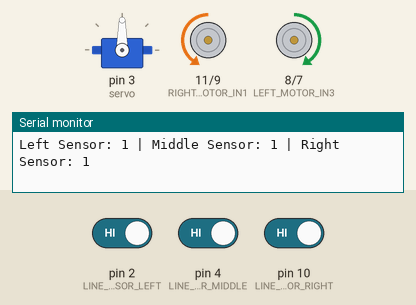
Simulated run of this sketch. Board: Arduino Uno, built with avr-gcc and run on an emulated ATmega328P. On the bench: servo, motor-driver pin pairs drawn as motors (green arrow = first pin HIGH = forward, orange = second pin HIGH = backward, longer = more drive, scaled by the enable pin), the last lines printed to the serial monitor. The test bench sets the inputs (shaded band); at power-on: pin 2 (LINE_FOLLOWING_SENSOR_LEFT) HIGH, pin 4 (LINE_FOLLOWING_SENSOR_MIDDLE) HIGH, pin 10 (LINE_FOLLOWING_SENSOR_RIGHT) HIGH.

Above: at 1.2 s.
1.3 s: pin 2 (LINE_FOLLOWING_SENSOR_LEFT) driven LOW
At 1.9 s:
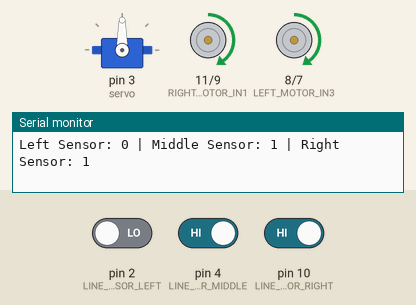
2.8 s: pin 4 (LINE_FOLLOWING_SENSOR_MIDDLE) driven LOW
At 3.4 s:
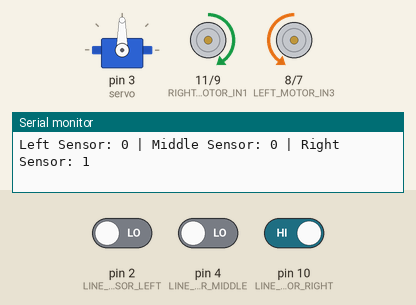
4.3 s: pin 4 (LINE_FOLLOWING_SENSOR_MIDDLE) driven HIGH
At 4.9 s:
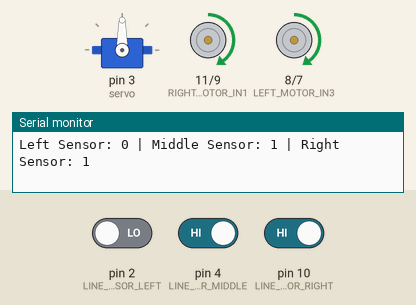
5.8 s: pin 2 (LINE_FOLLOWING_SENSOR_LEFT) driven HIGH
At 6.4 s:
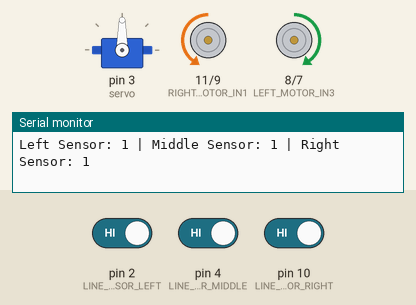
8.8 s: pin 10 (LINE_FOLLOWING_SENSOR_RIGHT) driven LOW
At 9.4 s:
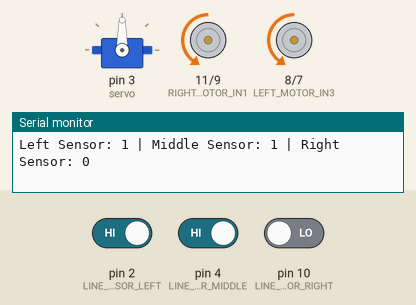
Timing chart, 0 to 11.3 s (numbered marks = the images above; inputs shaded):
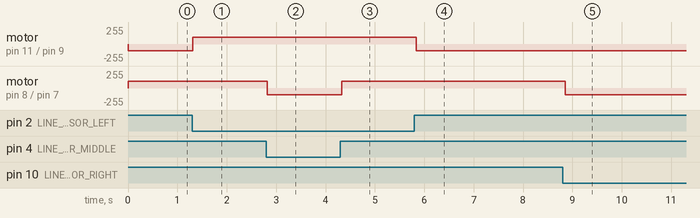

Measured:
- after the input at 1.3 s, motor on pin 11 (RIGHT_MOTOR_IN1) / pin 9 (RIGHT_MOTOR_IN2): backward 100/255 → forward 100/255 at once
- after the input at 2.8 s, motor on pin 8 (LEFT_MOTOR_IN3) / pin 7 (LEFT_MOTOR_IN4): forward 100/255 → backward 100/255 at once
- after the input at 4.3 s, motor on pin 8 (LEFT_MOTOR_IN3) / pin 7 (LEFT_MOTOR_IN4): backward 100/255 → forward 100/255 at once
- after the input at 5.8 s, motor on pin 11 (RIGHT_MOTOR_IN1) / pin 9 (RIGHT_MOTOR_IN2): forward 100/255 → backward 100/255 at once
- after the input at 8.8 s, motor on pin 8 (LEFT_MOTOR_IN3) / pin 7 (LEFT_MOTOR_IN4): forward 100/255 → backward 100/255 after 0.06 s

The sketch:

LineFollower.ino
```cpp
#include <Servo.h>

const int ULTRASONIC_TRIGGER_PIN = 19;
const int ULTRASONIC_ECHO_PIN = 18;

const int RIGHT_MOTOR_IN1 = 11;
const int RIGHT_MOTOR_IN2 = 9;
const int RIGHT_MOTOR_ENA = 6;

const int LEFT_MOTOR_IN3 = 8;
const int LEFT_MOTOR_IN4 = 7;
const int LEFT_MOTOR_ENB = 5;

const int LINE_FOLLOWING_SENSOR_LEFT = 2;
const int LINE_FOLLOWING_SENSOR_MIDDLE = 4;
const int LINE_FOLLOWING_SENSOR_RIGHT = 10;

Servo servo;

enum CarState {
  FORWARD,
  TURN_RIGHT,
  TURN_LEFT,
  BACKWARD
};

void setup() {
  pinMode(ULTRASONIC_TRIGGER_PIN, OUTPUT);
  pinMode(ULTRASONIC_ECHO_PIN, INPUT);
  pinMode(RIGHT_MOTOR_IN1, OUTPUT);
  pinMode(RIGHT_MOTOR_IN2, OUTPUT);
  pinMode(RIGHT_MOTOR_ENA, OUTPUT);
  pinMode(LEFT_MOTOR_IN3, OUTPUT);
  pinMode(LEFT_MOTOR_IN4, OUTPUT);
  pinMode(LEFT_MOTOR_ENB, OUTPUT);
  pinMode(LINE_FOLLOWING_SENSOR_LEFT, INPUT);
  pinMode(LINE_FOLLOWING_SENSOR_MIDDLE, INPUT);
  pinMode(LINE_FOLLOWING_SENSOR_RIGHT, INPUT);

  Serial.begin(9600);
  servo.attach(3);
  setServoToCenter();
}

void loop() {
  int leftSensor = digitalRead(LINE_FOLLOWING_SENSOR_LEFT);
  int middleSensor = digitalRead(LINE_FOLLOWING_SENSOR_MIDDLE);
  int rightSensor = digitalRead(LINE_FOLLOWING_SENSOR_RIGHT);

  Serial.print("Left Sensor: ");
  Serial.print(leftSensor);
  Serial.print(" | Middle Sensor: ");
  Serial.print(middleSensor);
  Serial.print(" | Right Sensor: ");
  Serial.println(rightSensor);

  stopCar();

  CarState state = determineState(leftSensor, middleSensor, rightSensor);
  executeState(state);

  delay(100);
}

CarState determineState(int leftSensor, int middleSensor, int rightSensor) {
  if (middleSensor == LOW)
    return FORWARD;
  if (rightSensor == LOW && leftSensor != LOW)
    return TURN_RIGHT;
  if (leftSensor == LOW && rightSensor != LOW)
    return TURN_LEFT;

  return BACKWARD;
}

void executeState(CarState state) {
  switch (state) {
    case FORWARD:
      moveForwardWithSpeed(100);
      break;
    case TURN_RIGHT:
      turnRightWithSpeed(100);
      break;
    case TURN_LEFT:
      turnLeftWithSpeed(100);
      break;
    case BACKWARD:
      moveBackwardWithSpeed(100);
      break;
  }
}

long calculateUltrasonicDistance() {
  digitalWrite(ULTRASONIC_TRIGGER_PIN, LOW);
  delayMicroseconds(2);
  digitalWrite(ULTRASONIC_TRIGGER_PIN, HIGH);
  delayMicroseconds(10);
  digitalWrite(ULTRASONIC_TRIGGER_PIN, LOW);

  long duration = pulseIn(ULTRASONIC_ECHO_PIN, HIGH, 20000);

  if (duration == 0) {
    Serial.println("No obstacle detected (timeout).");
    return 999;
  }

  return duration * 0.034 / 2;
}

long turnLeftAndMeasureDistance() {
  servo.write(0);
  delay(500);
  long distance = calculateUltrasonicDistance();
  setServoToCenter();
  return distance;
}

long turnRightAndMeasureDistance() {
  servo.write(180);
  delay(500);
  long distance = calculateUltrasonicDistance();
  setServoToCenter();
  return distance;
}

void setServoToCenter() {
  servo.write(90);
}

void moveForwardWithSpeed(int speed) {
  digitalWrite(RIGHT_MOTOR_IN1, HIGH);
  digitalWrite(RIGHT_MOTOR_IN2, LOW);
  analogWrite(RIGHT_MOTOR_ENA, speed);

  digitalWrite(LEFT_MOTOR_IN3, LOW);
  digitalWrite(LEFT_MOTOR_IN4, HIGH);
  analogWrite(LEFT_MOTOR_ENB, speed);
}

void moveBackwardWithSpeed(int speed) {
  digitalWrite(RIGHT_MOTOR_IN1, LOW);
  digitalWrite(RIGHT_MOTOR_IN2, HIGH);
  analogWrite(RIGHT_MOTOR_ENA, speed);

  digitalWrite(LEFT_MOTOR_IN3, HIGH);
  digitalWrite(LEFT_MOTOR_IN4, LOW);
  analogWrite(LEFT_MOTOR_ENB, speed);
}

void turnLeftWithSpeed(int speed) {
  digitalWrite(RIGHT_MOTOR_IN1, HIGH);
  digitalWrite(RIGHT_MOTOR_IN2, LOW);
  analogWrite(RIGHT_MOTOR_ENA, speed);

  digitalWrite(LEFT_MOTOR_IN3, HIGH);
  digitalWrite(LEFT_MOTOR_IN4, LOW);
  analogWrite(LEFT_MOTOR_ENB, speed);
}

void turnRightWithSpeed(int speed) {
  digitalWrite(RIGHT_MOTOR_IN1, LOW);
  digitalWrite(RIGHT_MOTOR_IN2, HIGH);
  analogWrite(RIGHT_MOTOR_ENA, speed);

  digitalWrite(LEFT_MOTOR_IN3, LOW);
  digitalWrite(LEFT_MOTOR_IN4, HIGH);
  analogWrite(LEFT_MOTOR_ENB, speed);
}

void stopCar() {
  digitalWrite(RIGHT_MOTOR_IN1, LOW);
  digitalWrite(RIGHT_MOTOR_IN2, LOW);
  analogWrite(RIGHT_MOTOR_ENA, 0);

  digitalWrite(LEFT_MOTOR_IN3, LOW);
  digitalWrite(LEFT_MOTOR_IN4, LOW);
  analogWrite(LEFT_MOTOR_ENB, 0);
}
```
